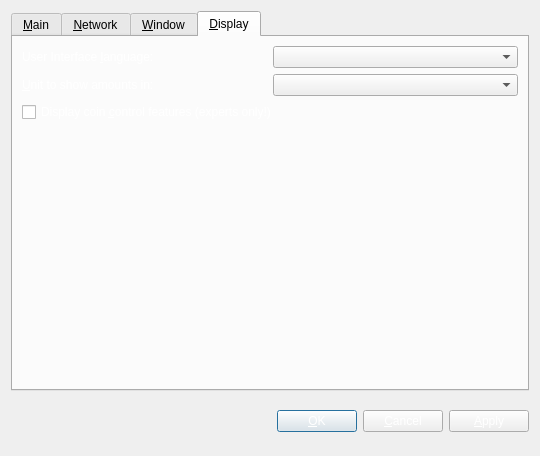
<?xml version="1.0" encoding="UTF-8"?>
<ui version="4.0">
 <class>OptionsDialog</class>
 <widget class="QDialog" name="OptionsDialog">
  <property name="geometry">
   <rect>
    <x>0</x>
    <y>0</y>
    <width>540</width>
    <height>456</height>
   </rect>
  </property>
  <property name="windowTitle">
   <string>Options</string>
  </property>
  <property name="styleSheet">
   <string notr="true">background:url(:/images/background2);
</string>
  </property>
  <property name="modal">
   <bool>true</bool>
  </property>
  <layout class="QVBoxLayout" name="verticalLayout">
   <item>
    <widget class="QTabWidget" name="tabWidget">
     <property name="styleSheet">
      <string notr="true">background:url(:/images/background2);
</string>
     </property>
     <property name="tabPosition">
      <enum>QTabWidget::North</enum>
     </property>
     <property name="currentIndex">
      <number>3</number>
     </property>
     <widget class="QWidget" name="tabMain">
      <attribute name="title">
       <string>&amp;Main</string>
      </attribute>
      <layout class="QGridLayout" name="gridLayout">
       <item row="0" column="0" colspan="2">
        <widget class="QLabel" name="transactionFeeInfoLabel">
         <property name="styleSheet">
          <string notr="true">color: rgb(255, 255, 255);</string>
         </property>
         <property name="text">
          <string>&lt;html&gt;&lt;head/&gt;&lt;body&gt;&lt;p&gt;Optional transaction fee per kB that helps make sure your transactions are processed quickly. Most transactions are 1 kB. Fee 0.0001 recommended.&lt;/p&gt;&lt;p&gt;&lt;br/&gt;&lt;/p&gt;&lt;p&gt;&lt;br/&gt;&lt;/p&gt;&lt;/body&gt;&lt;/html&gt;</string>
         </property>
         <property name="textFormat">
          <enum>Qt::AutoText</enum>
         </property>
         <property name="wordWrap">
          <bool>true</bool>
         </property>
        </widget>
       </item>
       <item row="1" column="0">
        <layout class="QHBoxLayout" name="horizontalLayoutFee">
         <item>
          <widget class="QLabel" name="transactionFeeLabel">
           <property name="styleSheet">
            <string notr="true">color: rgb(255, 255, 255);</string>
           </property>
           <property name="text">
            <string>Pay transaction &amp;fee</string>
           </property>
           <property name="textFormat">
            <enum>Qt::PlainText</enum>
           </property>
           <property name="buddy">
            <cstring>transactionFee</cstring>
           </property>
          </widget>
         </item>
         <item>
          <widget class="BitcoinAmountField" name="transactionFee"/>
         </item>
         <item>
          <spacer name="horizontalSpacerFee">
           <property name="orientation">
            <enum>Qt::Horizontal</enum>
           </property>
           <property name="sizeHint" stdset="0">
            <size>
             <width>40</width>
             <height>20</height>
            </size>
           </property>
          </spacer>
         </item>
        </layout>
       </item>
       <item row="2" column="0" colspan="2">
        <widget class="QLabel" name="reserveBalanceInfoLabel">
         <property name="styleSheet">
          <string notr="true">color: rgb(255, 255, 255);</string>
         </property>
         <property name="text">
          <string>Reserved amount does not participate in staking and is therefore spendable at any time.</string>
         </property>
         <property name="textFormat">
          <enum>Qt::PlainText</enum>
         </property>
         <property name="wordWrap">
          <bool>true</bool>
         </property>
        </widget>
       </item>
       <item row="3" column="0">
        <layout class="QHBoxLayout" name="horizontalLayoutReserveBalance">
         <item>
          <widget class="QLabel" name="reserveBalanceLabel">
           <property name="styleSheet">
            <string notr="true">color: rgb(255, 255, 255);</string>
           </property>
           <property name="text">
            <string>Reserve</string>
           </property>
           <property name="textFormat">
            <enum>Qt::PlainText</enum>
           </property>
           <property name="buddy">
            <cstring>reserveBalance</cstring>
           </property>
          </widget>
         </item>
         <item>
          <widget class="BitcoinAmountField" name="reserveBalance"/>
         </item>
         <item>
          <spacer name="horizontalSpacerReserveBalance">
           <property name="orientation">
            <enum>Qt::Horizontal</enum>
           </property>
           <property name="sizeHint" stdset="0">
            <size>
             <width>40</width>
             <height>20</height>
            </size>
           </property>
          </spacer>
         </item>
        </layout>
       </item>
       <item row="4" column="0">
        <widget class="QCheckBox" name="bitcoinAtStartup">
         <property name="toolTip">
          <string>Automatically start Ducat after logging in to the system.</string>
         </property>
         <property name="styleSheet">
          <string notr="true">color: rgb(255, 255, 255);</string>
         </property>
         <property name="text">
          <string>&amp;Start Ducat on system login</string>
         </property>
        </widget>
       </item>
       <item row="5" column="0">
        <spacer name="verticalSpacer_Main">
         <property name="orientation">
          <enum>Qt::Vertical</enum>
         </property>
         <property name="sizeHint" stdset="0">
          <size>
           <width>20</width>
           <height>40</height>
          </size>
         </property>
        </spacer>
       </item>
       <item row="6" column="0">
        <widget class="QLabel" name="label">
         <property name="toolTip">
          <string>&lt;html&gt;&lt;head/&gt;&lt;body&gt;&lt;p&gt;This setting determines the amount of individual masternodes that an input will be anonymized through. More rounds of anonymization gives a higher degree of privacy, but also costs more in fees.&lt;/p&gt;&lt;/body&gt;&lt;/html&gt;</string>
         </property>
         <property name="styleSheet">
          <string notr="true">color: rgb(255, 255, 255);</string>
         </property>
         <property name="text">
          <string>Darksend rounds to use</string>
         </property>
        </widget>
       </item>
       <item row="6" column="1">
        <widget class="QSpinBox" name="darksendRounds">
         <property name="minimum">
          <number>2</number>
         </property>
         <property name="maximum">
          <number>16</number>
         </property>
         <property name="value">
          <number>3</number>
         </property>
        </widget>
       </item>
       <item row="7" column="0">
        <widget class="QLabel" name="label_2">
         <property name="toolTip">
          <string>This amount acts as a threshold to turn off Darksend once it's reached.</string>
         </property>
         <property name="statusTip">
          <string notr="true"/>
         </property>
         <property name="whatsThis">
          <string notr="true"/>
         </property>
         <property name="accessibleName">
          <string notr="true"/>
         </property>
         <property name="accessibleDescription">
          <string notr="true"/>
         </property>
         <property name="styleSheet">
          <string notr="true">color: rgb(255, 255, 255);</string>
         </property>
         <property name="text">
          <string>Amount of Ducat to keep anonymized</string>
         </property>
        </widget>
       </item>
       <item row="7" column="1">
        <widget class="QSpinBox" name="anonymizeDucat">
         <property name="minimum">
          <number>2</number>
         </property>
         <property name="maximum">
          <number>10000</number>
         </property>
         <property name="singleStep">
          <number>10</number>
         </property>
         <property name="value">
          <number>1000</number>
         </property>
        </widget>
       </item>
      </layout>
     </widget>
     <widget class="QWidget" name="tabNetwork">
      <attribute name="title">
       <string>&amp;Network</string>
      </attribute>
      <layout class="QVBoxLayout" name="verticalLayout_Network">
       <item>
        <widget class="QCheckBox" name="mapPortUpnp">
         <property name="toolTip">
          <string>Automatically open the Ducat client port on the router. This only works when your router supports UPnP and it is enabled.</string>
         </property>
         <property name="styleSheet">
          <string notr="true">color: rgb(255, 255, 255);</string>
         </property>
         <property name="text">
          <string>Map port using &amp;UPnP</string>
         </property>
        </widget>
       </item>
       <item>
        <widget class="QCheckBox" name="connectSocks">
         <property name="toolTip">
          <string>Connect to the Ducat network through a SOCKS5 proxy (e.g. when connecting through Tor).</string>
         </property>
         <property name="styleSheet">
          <string notr="true">color: rgb(255, 255, 255);</string>
         </property>
         <property name="text">
          <string>&amp;Connect through SOCKS5 proxy:</string>
         </property>
        </widget>
       </item>
       <item>
        <layout class="QHBoxLayout" name="horizontalLayout_Network">
         <item>
          <widget class="QLabel" name="proxyIpLabel">
           <property name="styleSheet">
            <string notr="true">color: rgb(255, 255, 255);</string>
           </property>
           <property name="text">
            <string>Proxy &amp;IP:</string>
           </property>
           <property name="textFormat">
            <enum>Qt::PlainText</enum>
           </property>
           <property name="buddy">
            <cstring>proxyIp</cstring>
           </property>
          </widget>
         </item>
         <item>
          <widget class="QValidatedLineEdit" name="proxyIp">
           <property name="maximumSize">
            <size>
             <width>140</width>
             <height>16777215</height>
            </size>
           </property>
           <property name="toolTip">
            <string>IP address of the proxy (e.g. 127.0.0.1)</string>
           </property>
           <property name="styleSheet">
            <string notr="true">color: rgb(255, 255, 255);
background: rgb(255, 255, 255);</string>
           </property>
          </widget>
         </item>
         <item>
          <widget class="QLabel" name="proxyPortLabel">
           <property name="styleSheet">
            <string notr="true">color: rgb(255, 255, 255);</string>
           </property>
           <property name="text">
            <string>&amp;Port:</string>
           </property>
           <property name="textFormat">
            <enum>Qt::PlainText</enum>
           </property>
           <property name="buddy">
            <cstring>proxyPort</cstring>
           </property>
          </widget>
         </item>
         <item>
          <widget class="QLineEdit" name="proxyPort">
           <property name="maximumSize">
            <size>
             <width>55</width>
             <height>16777215</height>
            </size>
           </property>
           <property name="toolTip">
            <string>Port of the proxy (e.g. 9050)</string>
           </property>
           <property name="styleSheet">
            <string notr="true">background: rgb(255, 255, 255);</string>
           </property>
          </widget>
         </item>
         <item>
          <spacer name="horizontalSpacer_Network">
           <property name="orientation">
            <enum>Qt::Horizontal</enum>
           </property>
           <property name="sizeHint" stdset="0">
            <size>
             <width>40</width>
             <height>20</height>
            </size>
           </property>
          </spacer>
         </item>
        </layout>
       </item>
       <item>
        <spacer name="verticalSpacer_Network">
         <property name="orientation">
          <enum>Qt::Vertical</enum>
         </property>
         <property name="sizeHint" stdset="0">
          <size>
           <width>20</width>
           <height>40</height>
          </size>
         </property>
        </spacer>
       </item>
      </layout>
     </widget>
     <widget class="QWidget" name="tabWindow">
      <attribute name="title">
       <string>&amp;Window</string>
      </attribute>
      <layout class="QVBoxLayout" name="verticalLayout_Window">
       <item>
        <widget class="QCheckBox" name="minimizeToTray">
         <property name="toolTip">
          <string>Show only a tray icon after minimizing the window.</string>
         </property>
         <property name="styleSheet">
          <string notr="true">color: rgb(255, 255, 255);</string>
         </property>
         <property name="text">
          <string>&amp;Minimize to the tray instead of the taskbar</string>
         </property>
        </widget>
       </item>
       <item>
        <widget class="QCheckBox" name="minimizeOnClose">
         <property name="toolTip">
          <string>Minimize instead of exit the application when the window is closed. When this option is enabled, the application will be closed only after selecting Quit in the menu.</string>
         </property>
         <property name="styleSheet">
          <string notr="true">color: rgb(255, 255, 255);</string>
         </property>
         <property name="text">
          <string>M&amp;inimize on close</string>
         </property>
        </widget>
       </item>
       <item>
        <spacer name="verticalSpacer_Window">
         <property name="orientation">
          <enum>Qt::Vertical</enum>
         </property>
         <property name="sizeHint" stdset="0">
          <size>
           <width>20</width>
           <height>40</height>
          </size>
         </property>
        </spacer>
       </item>
      </layout>
     </widget>
     <widget class="QWidget" name="tabDisplay">
      <attribute name="title">
       <string>&amp;Display</string>
      </attribute>
      <layout class="QVBoxLayout" name="verticalLayout_Display">
       <item>
        <layout class="QHBoxLayout" name="horizontalLayout_1_Display">
         <item>
          <widget class="QLabel" name="langLabel">
           <property name="styleSheet">
            <string notr="true">color: rgb(255, 255, 255);</string>
           </property>
           <property name="text">
            <string>User Interface &amp;language:</string>
           </property>
           <property name="textFormat">
            <enum>Qt::PlainText</enum>
           </property>
           <property name="buddy">
            <cstring>lang</cstring>
           </property>
          </widget>
         </item>
         <item>
          <widget class="QValueComboBox" name="lang">
           <property name="toolTip">
            <string>The user interface language can be set here. This setting will take effect after restarting Ducat.</string>
           </property>
          </widget>
         </item>
        </layout>
       </item>
       <item>
        <layout class="QHBoxLayout" name="horizontalLayout_2_Display">
         <item>
          <widget class="QLabel" name="unitLabel">
           <property name="styleSheet">
            <string notr="true">color: rgb(255, 255, 255);</string>
           </property>
           <property name="text">
            <string>&amp;Unit to show amounts in:</string>
           </property>
           <property name="textFormat">
            <enum>Qt::PlainText</enum>
           </property>
           <property name="buddy">
            <cstring>unit</cstring>
           </property>
          </widget>
         </item>
         <item>
          <widget class="QValueComboBox" name="unit">
           <property name="toolTip">
            <string>Choose the default subdivision unit to show in the interface and when sending coins.</string>
           </property>
          </widget>
         </item>
        </layout>
       </item>
       <item>
        <widget class="QCheckBox" name="coinControlFeatures">
         <property name="toolTip">
          <string>Whether to show coin control features or not.</string>
         </property>
         <property name="styleSheet">
          <string notr="true">color: rgb(255, 255, 255);</string>
         </property>
         <property name="text">
          <string>Display coin &amp;control features (experts only!)</string>
         </property>
        </widget>
       </item>
       <item>
        <spacer name="verticalSpacer_Display">
         <property name="orientation">
          <enum>Qt::Vertical</enum>
         </property>
         <property name="sizeHint" stdset="0">
          <size>
           <width>20</width>
           <height>40</height>
          </size>
         </property>
        </spacer>
       </item>
      </layout>
     </widget>
    </widget>
   </item>
   <item>
    <layout class="QHBoxLayout" name="horizontalLayout_Buttons">
     <item>
      <spacer name="horizontalSpacer_1">
       <property name="orientation">
        <enum>Qt::Horizontal</enum>
       </property>
       <property name="sizeHint" stdset="0">
        <size>
         <width>40</width>
         <height>48</height>
        </size>
       </property>
      </spacer>
     </item>
     <item>
      <widget class="QLabel" name="statusLabel">
       <property name="font">
        <font>
         <weight>75</weight>
         <bold>true</bold>
        </font>
       </property>
       <property name="text">
        <string/>
       </property>
       <property name="textFormat">
        <enum>Qt::PlainText</enum>
       </property>
       <property name="wordWrap">
        <bool>true</bool>
       </property>
      </widget>
     </item>
     <item>
      <spacer name="horizontalSpacer_2">
       <property name="orientation">
        <enum>Qt::Horizontal</enum>
       </property>
       <property name="sizeHint" stdset="0">
        <size>
         <width>40</width>
         <height>48</height>
        </size>
       </property>
      </spacer>
     </item>
     <item>
      <widget class="QPushButton" name="okButton">
       <property name="styleSheet">
        <string notr="true">color: rgb(255, 255, 255);</string>
       </property>
       <property name="text">
        <string>&amp;OK</string>
       </property>
      </widget>
     </item>
     <item>
      <widget class="QPushButton" name="cancelButton">
       <property name="styleSheet">
        <string notr="true">color: rgb(255, 255, 255);</string>
       </property>
       <property name="text">
        <string>&amp;Cancel</string>
       </property>
       <property name="autoDefault">
        <bool>false</bool>
       </property>
      </widget>
     </item>
     <item>
      <widget class="QPushButton" name="applyButton">
       <property name="styleSheet">
        <string notr="true">color: rgb(255, 255, 255);</string>
       </property>
       <property name="text">
        <string>&amp;Apply</string>
       </property>
       <property name="autoDefault">
        <bool>false</bool>
       </property>
      </widget>
     </item>
    </layout>
   </item>
  </layout>
 </widget>
 <customwidgets>
  <customwidget>
   <class>BitcoinAmountField</class>
   <extends>QSpinBox</extends>
   <header>bitcoinamountfield.h</header>
   <container>1</container>
  </customwidget>
  <customwidget>
   <class>QValueComboBox</class>
   <extends>QComboBox</extends>
   <header>qvaluecombobox.h</header>
  </customwidget>
  <customwidget>
   <class>QValidatedLineEdit</class>
   <extends>QLineEdit</extends>
   <header>qvalidatedlineedit.h</header>
  </customwidget>
 </customwidgets>
 <resources>
  <include location="../bitcoin.qrc"/>
 </resources>
 <connections/>
</ui>
